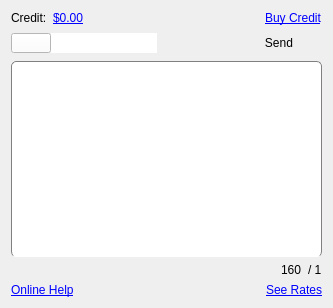
<?xml version="1.0" encoding="UTF-8"?>
<ui version="4.0">
 <class>Dialog</class>
 <widget class="QDialog" name="Dialog">
  <property name="geometry">
   <rect>
    <x>0</x>
    <y>0</y>
    <width>333</width>
    <height>308</height>
   </rect>
  </property>
  <property name="sizePolicy">
   <sizepolicy hsizetype="Fixed" vsizetype="Fixed">
    <horstretch>0</horstretch>
    <verstretch>0</verstretch>
   </sizepolicy>
  </property>
  <property name="windowTitle">
   <string>Dialpad</string>
  </property>
  <property name="styleSheet">
   <string notr="true">QDialog{
background-image: url(:/MyFiles/bgd_roster_gradient.png);
	border-image: url(:/MyFiles/bgd_bubbles.png);
}

</string>
  </property>
  <layout class="QVBoxLayout" name="verticalLayout">
   <item>
    <layout class="QHBoxLayout" name="horizontalLayout">
     <property name="spacing">
      <number>6</number>
     </property>
     <item>
      <widget class="QLabel" name="label">
       <property name="text">
        <string>Credit:</string>
       </property>
      </widget>
     </item>
     <item alignment="Qt::AlignLeft">
      <widget class="QLabel" name="label_5">
       <property name="text">
        <string>&lt;html&gt;&lt;head/&gt;&lt;body&gt;&lt;p&gt;&lt;a href=&quot;https://www.google.com/search?q=usd&amp;amp;oq=usd+&amp;amp;aqs=chrome..69i57j0l7.2084j0j4&amp;amp;sourceid=chrome&amp;amp;ie=UTF-8&quot;&gt;&lt;span style=&quot; text-decoration: underline; color:#0000ff;&quot;&gt;$0.00&lt;/span&gt;&lt;/a&gt;&lt;/p&gt;&lt;/body&gt;&lt;/html&gt;</string>
       </property>
      </widget>
     </item>
     <item>
      <spacer name="horizontalSpacer">
       <property name="orientation">
        <enum>Qt::Horizontal</enum>
       </property>
       <property name="sizeType">
        <enum>QSizePolicy::Expanding</enum>
       </property>
       <property name="sizeHint" stdset="0">
        <size>
         <width>168</width>
         <height>13</height>
        </size>
       </property>
      </spacer>
     </item>
     <item>
      <widget class="QLabel" name="label_2">
       <property name="text">
        <string>&lt;html&gt;&lt;head/&gt;&lt;body&gt;&lt;p&gt;&lt;a href=&quot;https://www.a1.mk/nadopolni-kredit?amount=300&quot;&gt;&lt;span style=&quot; font-size:9pt; text-decoration: underline; color:#0000ff;&quot;&gt;Buy Credit&lt;/span&gt;&lt;/a&gt;&lt;/p&gt;&lt;/body&gt;&lt;/html&gt;</string>
       </property>
      </widget>
     </item>
    </layout>
   </item>
   <item>
    <layout class="QHBoxLayout" name="horizontalLayout_3">
     <item>
      <layout class="QHBoxLayout" name="horizontalLayout_2">
       <property name="spacing">
        <number>0</number>
       </property>
       <item>
        <widget class="QComboBox" name="comboBox">
         <property name="enabled">
          <bool>true</bool>
         </property>
         <property name="sizePolicy">
          <sizepolicy hsizetype="Fixed" vsizetype="Fixed">
           <horstretch>10</horstretch>
           <verstretch>0</verstretch>
          </sizepolicy>
         </property>
         <property name="maximumSize">
          <size>
           <width>40</width>
           <height>20</height>
          </size>
         </property>
         <property name="baseSize">
          <size>
           <width>10</width>
           <height>10</height>
          </size>
         </property>
         <property name="palette">
          <palette>
           <active>
            <colorrole role="WindowText">
             <brush brushstyle="SolidPattern">
              <color alpha="255">
               <red>0</red>
               <green>0</green>
               <blue>0</blue>
              </color>
             </brush>
            </colorrole>
            <colorrole role="Button">
             <brush brushstyle="SolidPattern">
              <color alpha="255">
               <red>255</red>
               <green>255</green>
               <blue>255</blue>
              </color>
             </brush>
            </colorrole>
            <colorrole role="Light">
             <brush brushstyle="SolidPattern">
              <color alpha="255">
               <red>255</red>
               <green>255</green>
               <blue>255</blue>
              </color>
             </brush>
            </colorrole>
            <colorrole role="Midlight">
             <brush brushstyle="SolidPattern">
              <color alpha="255">
               <red>255</red>
               <green>255</green>
               <blue>255</blue>
              </color>
             </brush>
            </colorrole>
            <colorrole role="Dark">
             <brush brushstyle="SolidPattern">
              <color alpha="255">
               <red>127</red>
               <green>127</green>
               <blue>127</blue>
              </color>
             </brush>
            </colorrole>
            <colorrole role="Mid">
             <brush brushstyle="SolidPattern">
              <color alpha="255">
               <red>170</red>
               <green>170</green>
               <blue>170</blue>
              </color>
             </brush>
            </colorrole>
            <colorrole role="Text">
             <brush brushstyle="SolidPattern">
              <color alpha="255">
               <red>0</red>
               <green>0</green>
               <blue>0</blue>
              </color>
             </brush>
            </colorrole>
            <colorrole role="BrightText">
             <brush brushstyle="SolidPattern">
              <color alpha="255">
               <red>255</red>
               <green>255</green>
               <blue>255</blue>
              </color>
             </brush>
            </colorrole>
            <colorrole role="ButtonText">
             <brush brushstyle="SolidPattern">
              <color alpha="255">
               <red>0</red>
               <green>0</green>
               <blue>0</blue>
              </color>
             </brush>
            </colorrole>
            <colorrole role="Base">
             <brush brushstyle="SolidPattern">
              <color alpha="255">
               <red>255</red>
               <green>255</green>
               <blue>255</blue>
              </color>
             </brush>
            </colorrole>
            <colorrole role="Window">
             <brush brushstyle="SolidPattern">
              <color alpha="255">
               <red>255</red>
               <green>255</green>
               <blue>255</blue>
              </color>
             </brush>
            </colorrole>
            <colorrole role="Shadow">
             <brush brushstyle="SolidPattern">
              <color alpha="255">
               <red>0</red>
               <green>0</green>
               <blue>0</blue>
              </color>
             </brush>
            </colorrole>
            <colorrole role="AlternateBase">
             <brush brushstyle="SolidPattern">
              <color alpha="255">
               <red>255</red>
               <green>255</green>
               <blue>255</blue>
              </color>
             </brush>
            </colorrole>
            <colorrole role="ToolTipBase">
             <brush brushstyle="SolidPattern">
              <color alpha="255">
               <red>255</red>
               <green>255</green>
               <blue>220</blue>
              </color>
             </brush>
            </colorrole>
            <colorrole role="ToolTipText">
             <brush brushstyle="SolidPattern">
              <color alpha="255">
               <red>0</red>
               <green>0</green>
               <blue>0</blue>
              </color>
             </brush>
            </colorrole>
            <colorrole role="PlaceholderText">
             <brush brushstyle="SolidPattern">
              <color alpha="128">
               <red>0</red>
               <green>0</green>
               <blue>0</blue>
              </color>
             </brush>
            </colorrole>
           </active>
           <inactive>
            <colorrole role="WindowText">
             <brush brushstyle="SolidPattern">
              <color alpha="255">
               <red>0</red>
               <green>0</green>
               <blue>0</blue>
              </color>
             </brush>
            </colorrole>
            <colorrole role="Button">
             <brush brushstyle="SolidPattern">
              <color alpha="255">
               <red>255</red>
               <green>255</green>
               <blue>255</blue>
              </color>
             </brush>
            </colorrole>
            <colorrole role="Light">
             <brush brushstyle="SolidPattern">
              <color alpha="255">
               <red>255</red>
               <green>255</green>
               <blue>255</blue>
              </color>
             </brush>
            </colorrole>
            <colorrole role="Midlight">
             <brush brushstyle="SolidPattern">
              <color alpha="255">
               <red>255</red>
               <green>255</green>
               <blue>255</blue>
              </color>
             </brush>
            </colorrole>
            <colorrole role="Dark">
             <brush brushstyle="SolidPattern">
              <color alpha="255">
               <red>127</red>
               <green>127</green>
               <blue>127</blue>
              </color>
             </brush>
            </colorrole>
            <colorrole role="Mid">
             <brush brushstyle="SolidPattern">
              <color alpha="255">
               <red>170</red>
               <green>170</green>
               <blue>170</blue>
              </color>
             </brush>
            </colorrole>
            <colorrole role="Text">
             <brush brushstyle="SolidPattern">
              <color alpha="255">
               <red>0</red>
               <green>0</green>
               <blue>0</blue>
              </color>
             </brush>
            </colorrole>
            <colorrole role="BrightText">
             <brush brushstyle="SolidPattern">
              <color alpha="255">
               <red>255</red>
               <green>255</green>
               <blue>255</blue>
              </color>
             </brush>
            </colorrole>
            <colorrole role="ButtonText">
             <brush brushstyle="SolidPattern">
              <color alpha="255">
               <red>0</red>
               <green>0</green>
               <blue>0</blue>
              </color>
             </brush>
            </colorrole>
            <colorrole role="Base">
             <brush brushstyle="SolidPattern">
              <color alpha="255">
               <red>255</red>
               <green>255</green>
               <blue>255</blue>
              </color>
             </brush>
            </colorrole>
            <colorrole role="Window">
             <brush brushstyle="SolidPattern">
              <color alpha="255">
               <red>255</red>
               <green>255</green>
               <blue>255</blue>
              </color>
             </brush>
            </colorrole>
            <colorrole role="Shadow">
             <brush brushstyle="SolidPattern">
              <color alpha="255">
               <red>0</red>
               <green>0</green>
               <blue>0</blue>
              </color>
             </brush>
            </colorrole>
            <colorrole role="AlternateBase">
             <brush brushstyle="SolidPattern">
              <color alpha="255">
               <red>255</red>
               <green>255</green>
               <blue>255</blue>
              </color>
             </brush>
            </colorrole>
            <colorrole role="ToolTipBase">
             <brush brushstyle="SolidPattern">
              <color alpha="255">
               <red>255</red>
               <green>255</green>
               <blue>220</blue>
              </color>
             </brush>
            </colorrole>
            <colorrole role="ToolTipText">
             <brush brushstyle="SolidPattern">
              <color alpha="255">
               <red>0</red>
               <green>0</green>
               <blue>0</blue>
              </color>
             </brush>
            </colorrole>
            <colorrole role="PlaceholderText">
             <brush brushstyle="SolidPattern">
              <color alpha="128">
               <red>0</red>
               <green>0</green>
               <blue>0</blue>
              </color>
             </brush>
            </colorrole>
           </inactive>
           <disabled>
            <colorrole role="WindowText">
             <brush brushstyle="SolidPattern">
              <color alpha="255">
               <red>127</red>
               <green>127</green>
               <blue>127</blue>
              </color>
             </brush>
            </colorrole>
            <colorrole role="Button">
             <brush brushstyle="SolidPattern">
              <color alpha="255">
               <red>255</red>
               <green>255</green>
               <blue>255</blue>
              </color>
             </brush>
            </colorrole>
            <colorrole role="Light">
             <brush brushstyle="SolidPattern">
              <color alpha="255">
               <red>255</red>
               <green>255</green>
               <blue>255</blue>
              </color>
             </brush>
            </colorrole>
            <colorrole role="Midlight">
             <brush brushstyle="SolidPattern">
              <color alpha="255">
               <red>255</red>
               <green>255</green>
               <blue>255</blue>
              </color>
             </brush>
            </colorrole>
            <colorrole role="Dark">
             <brush brushstyle="SolidPattern">
              <color alpha="255">
               <red>127</red>
               <green>127</green>
               <blue>127</blue>
              </color>
             </brush>
            </colorrole>
            <colorrole role="Mid">
             <brush brushstyle="SolidPattern">
              <color alpha="255">
               <red>170</red>
               <green>170</green>
               <blue>170</blue>
              </color>
             </brush>
            </colorrole>
            <colorrole role="Text">
             <brush brushstyle="SolidPattern">
              <color alpha="255">
               <red>127</red>
               <green>127</green>
               <blue>127</blue>
              </color>
             </brush>
            </colorrole>
            <colorrole role="BrightText">
             <brush brushstyle="SolidPattern">
              <color alpha="255">
               <red>255</red>
               <green>255</green>
               <blue>255</blue>
              </color>
             </brush>
            </colorrole>
            <colorrole role="ButtonText">
             <brush brushstyle="SolidPattern">
              <color alpha="255">
               <red>127</red>
               <green>127</green>
               <blue>127</blue>
              </color>
             </brush>
            </colorrole>
            <colorrole role="Base">
             <brush brushstyle="SolidPattern">
              <color alpha="255">
               <red>255</red>
               <green>255</green>
               <blue>255</blue>
              </color>
             </brush>
            </colorrole>
            <colorrole role="Window">
             <brush brushstyle="SolidPattern">
              <color alpha="255">
               <red>255</red>
               <green>255</green>
               <blue>255</blue>
              </color>
             </brush>
            </colorrole>
            <colorrole role="Shadow">
             <brush brushstyle="SolidPattern">
              <color alpha="255">
               <red>0</red>
               <green>0</green>
               <blue>0</blue>
              </color>
             </brush>
            </colorrole>
            <colorrole role="AlternateBase">
             <brush brushstyle="SolidPattern">
              <color alpha="255">
               <red>255</red>
               <green>255</green>
               <blue>255</blue>
              </color>
             </brush>
            </colorrole>
            <colorrole role="ToolTipBase">
             <brush brushstyle="SolidPattern">
              <color alpha="255">
               <red>255</red>
               <green>255</green>
               <blue>220</blue>
              </color>
             </brush>
            </colorrole>
            <colorrole role="ToolTipText">
             <brush brushstyle="SolidPattern">
              <color alpha="255">
               <red>0</red>
               <green>0</green>
               <blue>0</blue>
              </color>
             </brush>
            </colorrole>
            <colorrole role="PlaceholderText">
             <brush brushstyle="SolidPattern">
              <color alpha="128">
               <red>0</red>
               <green>0</green>
               <blue>0</blue>
              </color>
             </brush>
            </colorrole>
           </disabled>
          </palette>
         </property>
         <property name="contextMenuPolicy">
          <enum>Qt::DefaultContextMenu</enum>
         </property>
         <property name="acceptDrops">
          <bool>false</bool>
         </property>
         <property name="styleSheet">
          <string notr="true">
QComboBox {
    background-color: white;
    font: 14px;
    padding: 1px 0px 1px 3px; /* This (useless) line resolves a bug with the font color */
}
QComboBox::drop-down 
{
    border: 0px; /* This seems to replace the whole arrow of the combo box */
}

/* Define a new custom arrow icon for the combo box */
QComboBox::down-arrow {
    image: url(:/MyFiles/combo_arrow.png);
    width: 10px;
    height: 10px;
}</string>
         </property>
         <property name="maxVisibleItems">
          <number>6</number>
         </property>
         <property name="sizeAdjustPolicy">
          <enum>QComboBox::AdjustToMinimumContentsLengthWithIcon</enum>
         </property>
         <property name="minimumContentsLength">
          <number>1500</number>
         </property>
         <property name="iconSize">
          <size>
           <width>20</width>
           <height>20</height>
          </size>
         </property>
         <property name="frame">
          <bool>false</bool>
         </property>
        </widget>
       </item>
       <item>
        <widget class="QLineEdit" name="lineEdit">
         <property name="sizePolicy">
          <sizepolicy hsizetype="Fixed" vsizetype="Fixed">
           <horstretch>10</horstretch>
           <verstretch>0</verstretch>
          </sizepolicy>
         </property>
         <property name="minimumSize">
          <size>
           <width>40</width>
           <height>20</height>
          </size>
         </property>
         <property name="styleSheet">
          <string notr="true">QLineEdit
{ 
	border-image: url(:/MyFiles/field_normal.png);
}

QLineEdit::hover
{
	border-image: url(:/MyFiles/field_focus.png);
}</string>
         </property>
         <property name="frame">
          <bool>false</bool>
         </property>
        </widget>
       </item>
      </layout>
     </item>
     <item>
      <spacer name="horizontalSpacer_2">
       <property name="orientation">
        <enum>Qt::Horizontal</enum>
       </property>
       <property name="sizeType">
        <enum>QSizePolicy::Expanding</enum>
       </property>
       <property name="sizeHint" stdset="0">
        <size>
         <width>18</width>
         <height>13</height>
        </size>
       </property>
      </spacer>
     </item>
     <item>
      <widget class="QPushButton" name="pushButton">
       <property name="sizePolicy">
        <sizepolicy hsizetype="Preferred" vsizetype="Preferred">
         <horstretch>0</horstretch>
         <verstretch>0</verstretch>
        </sizepolicy>
       </property>
       <property name="minimumSize">
        <size>
         <width>85</width>
         <height>24</height>
        </size>
       </property>
       <property name="maximumSize">
        <size>
         <width>48</width>
         <height>16777215</height>
        </size>
       </property>
       <property name="styleSheet">
        <string notr="true">QPushButton {
    qproperty-icon: url(&quot; &quot;); /* empty image */
	border-radius: 1px;
	padding-left:  -1px;
    qproperty-iconSize: 85px 24px; 
	background-image: url(:/MyFiles/btn_white_normal.png);
    background-repeat: no-repeat;
}

QPushButton:hover {
	background-image: url(:/MyFiles/btn_white_hover.png);
    background-repeat: no-repeat;
}
QPushButton:focus:pressed{
	background-image: url(:/MyFiles/btn_white_down.png);
}</string>
       </property>
       <property name="text">
        <string>Send</string>
       </property>
       <property name="iconSize">
        <size>
         <width>85</width>
         <height>24</height>
        </size>
       </property>
       <property name="checkable">
        <bool>false</bool>
       </property>
       <property name="default">
        <bool>false</bool>
       </property>
       <property name="flat">
        <bool>false</bool>
       </property>
      </widget>
     </item>
    </layout>
   </item>
   <item>
    <widget class="QTextEdit" name="textEdit">
     <property name="contextMenuPolicy">
      <enum>Qt::NoContextMenu</enum>
     </property>
     <property name="styleSheet">
      <string notr="true">QTextEdit{
border: 1px solid gray; 
border-radius: 5px 5px 0px 0px;
background-color: palette(base);
border-bottom:none;
}</string>
     </property>
     <property name="documentTitle">
      <string> </string>
     </property>
    </widget>
   </item>
   <item>
    <layout class="QHBoxLayout" name="horizontalLayout_6">
     <item>
      <spacer name="horizontalSpacer_4">
       <property name="orientation">
        <enum>Qt::Horizontal</enum>
       </property>
       <property name="sizeHint" stdset="0">
        <size>
         <width>268</width>
         <height>13</height>
        </size>
       </property>
      </spacer>
     </item>
     <item>
      <layout class="QHBoxLayout" name="horizontalLayout_5">
       <item>
        <widget class="QLabel" name="label_4">
         <property name="text">
          <string>160</string>
         </property>
        </widget>
       </item>
       <item>
        <widget class="QLabel" name="label_3">
         <property name="text">
          <string>/ 1</string>
         </property>
        </widget>
       </item>
      </layout>
     </item>
    </layout>
   </item>
   <item>
    <layout class="QHBoxLayout" name="horizontalLayout_4">
     <property name="spacing">
      <number>0</number>
     </property>
     <item alignment="Qt::AlignBottom">
      <widget class="QLabel" name="label_7">
       <property name="text">
        <string>&lt;html&gt;&lt;head/&gt;&lt;body&gt;&lt;p&gt;&lt;a href=&quot;https://www.a1.mk/poddrska&quot;&gt;&lt;span style=&quot; text-decoration: underline; color:#0000ff;&quot;&gt;Online Help&lt;/span&gt;&lt;/a&gt;&lt;/p&gt;&lt;/body&gt;&lt;/html&gt;</string>
       </property>
      </widget>
     </item>
     <item>
      <spacer name="horizontalSpacer_3">
       <property name="orientation">
        <enum>Qt::Horizontal</enum>
       </property>
       <property name="sizeHint" stdset="0">
        <size>
         <width>198</width>
         <height>10</height>
        </size>
       </property>
      </spacer>
     </item>
     <item alignment="Qt::AlignBottom">
      <widget class="QLabel" name="label_6">
       <property name="text">
        <string>&lt;html&gt;&lt;head/&gt;&lt;body&gt;&lt;p&gt;&lt;a href=&quot;https://www.a1.mk/postpejd/dopolnitelni-tarifni-paketi&quot;&gt;&lt;span style=&quot; text-decoration: underline; color:#0000ff;&quot;&gt;See Rates&lt;/span&gt;&lt;/a&gt;&lt;/p&gt;&lt;/body&gt;&lt;/html&gt;</string>
       </property>
      </widget>
     </item>
    </layout>
   </item>
  </layout>
 </widget>
 <resources/>
 <connections/>
</ui>
